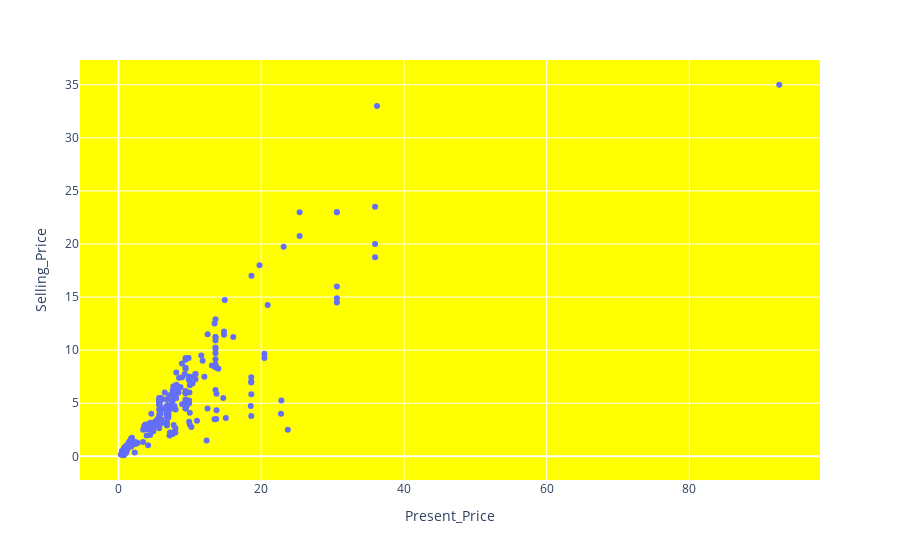

The cell this chart's notebook holds for it:
### Code cell
import plotly.express as px
figure = px.scatter(data, y = 'Selling_Price', x = 'Present_Price')
figure.update_layout(bargap = 0.2, bargroupgap = 0.1, plot_bgcolor = 'yellow')
figure.show()

### Figure 1 — Plotly figure (JSON) as saved in the notebook; plotly's stock layout.template omitted (floating-point values rounded to 4 significant figures; data arrays with more than 128 entries replaced by an {"elided": "..."} marker saying what was removed)
{"data": [{"hovertemplate": "Present_Price=%{x}<br>Selling_Price=%{y}<extra></extra>", "legendgroup": "", "marker": {"color": "#636efa", "symbol": "circle"}, "mode": "markers", "name": "", "orientation": "v", "showlegend": false, "type": "scatter", "x": {"elided": "301 float values"}, "xaxis": "x", "y": {"elided": "301 float values"}, "yaxis": "y"}], "layout": {"bargap": 0.2, "bargroupgap": 0.1, "legend": {"tracegroupgap": 0}, "margin": {"t": 60}, "plot_bgcolor": "yellow", "xaxis": {"anchor": "y", "domain": [0, 1], "title": {"text": "Present_Price"}}, "yaxis": {"anchor": "x", "domain": [0, 1], "title": {"text": "Selling_Price"}}}}
